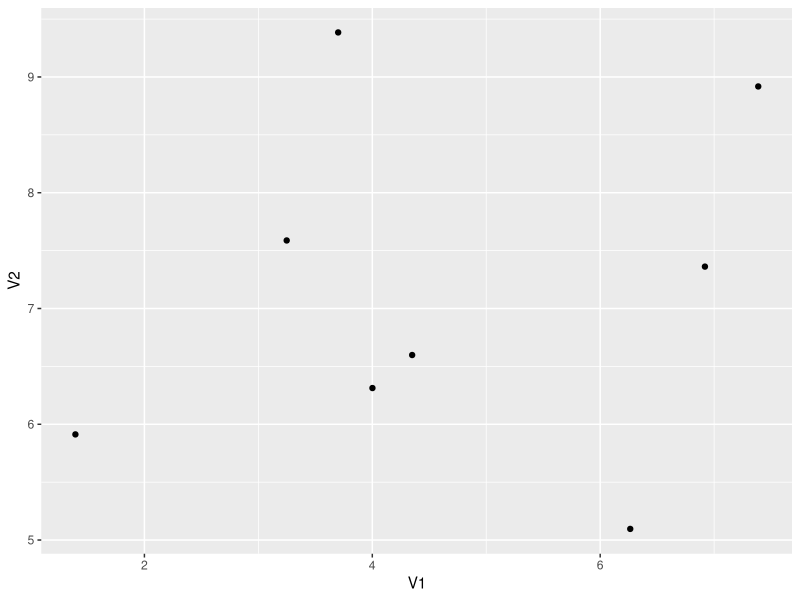
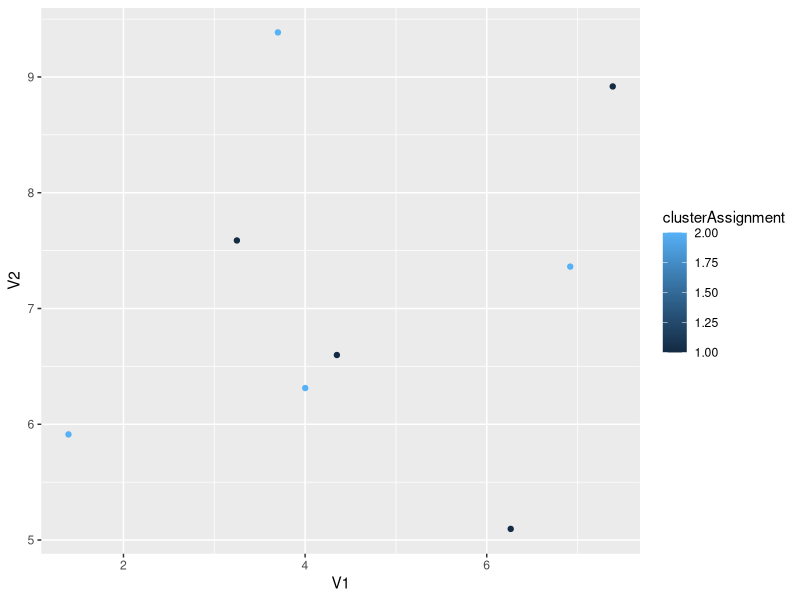
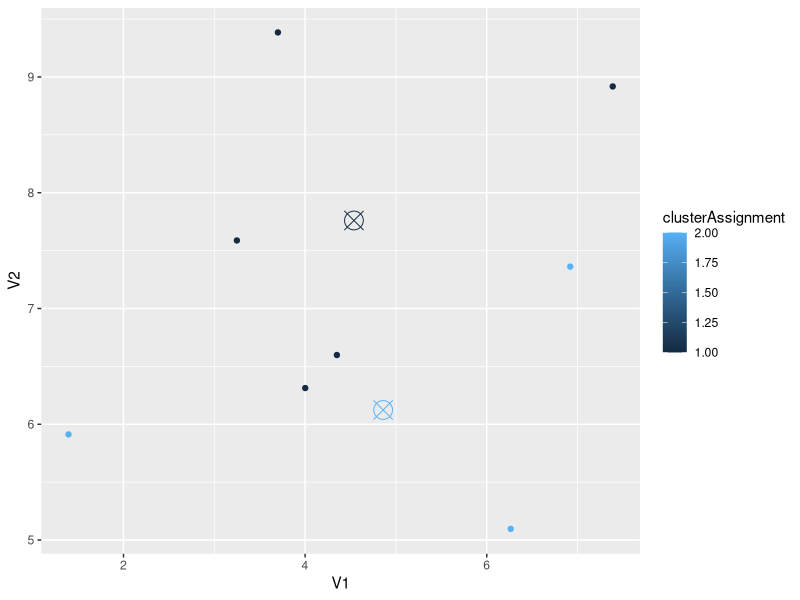

R code for these plots, in order:
library(dplyr)
library(magrittr)
library(ggplot2)

set.seed(101)

# inputs
m <- 3 # m = dimensions
myScatterInput <- as.data.frame(matrix(runif(24, 1, 10), ncol=m)) 

points <- myScatterInput
n <- nrow(myScatterInput)
myClusterNum <- 2 # as.integer(runif(1, 2, n))

#### initial sanity check plot 
ggplot(points) + geom_point(aes(x=V1, y=V2))

# 1) random assignment
points <- points %>% 
  mutate(clusterAssignment = rep_len(1:myClusterNum, n))

###### plot by cluster assignment
ggplot(points) + geom_point(aes(x=V1, y=V2, color=clusterAssignment)) 

swapped = T
while(swapped == T){
  
  # 2) compute centroids
  centroids <- c()
  for(i in 1:myClusterNum){
    centroids <- rbind(centroids, points %>% 
                         filter(clusterAssignment == i) %>% 
                         colMeans())
  }
  
  # 3) distance from each data point to centriod 
  # by rbinding the centriods to dataframe of points, the dist() function can be used
  pointsCentroids <- rbind(points, centroids)
  distanceMatrix <- as.data.frame(as.matrix(dist(pointsCentroids)))
  distanceMatrix
  
  # 4a) calculate closest centriod
  newClusters <- c()
  for(i in 1:n){
    newClusters[i] <- which.min(distanceMatrix[[i]][(n+1):(n+myClusterNum)]) # this is honestly amazingly simple
    # the beauty is that i is set to iterate over only n vectors, so it auto ignores the last (two) cluster matrices
    # then, the subsetting of the final rows (7:8) can be dynamic.
  }
  newClusters
  
  # remove centriods from pointsCentriods
  pointsCentroids <- slice(pointsCentroids, -(n+1):-(n+myClusterNum))
  
  # 4b) assign to centriod
  swapped = F
  for(i in 1:n){
    if(!points['clusterAssignment'][[1]][i] == newClusters[i]) { # use the column called 'clusterAssignment' to compare with newClusters
      print("swap")
      points['clusterAssignment'][[1]][i] = newClusters[i]
      swapped = T # repeat until this will not be reset 
    } else {
      print("noswap")
    }
  }
  print(swapped)
}

###### plot centriods!
ggplot(points) + 
  geom_point(aes(x=V1, y=V2, color=clusterAssignment)) + 
  geom_point(data=as.data.frame(centroids), aes(x=V1, y=V2, color=clusterAssignment), size=6, pch=13)


